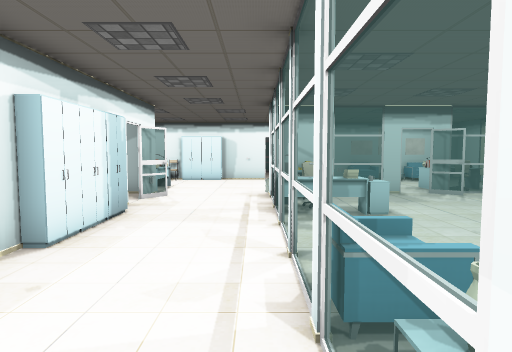
View 1 (above)

24 first-person views from a walk through a Unity game level. The camera is 1.4 m above the floor, tilts 4° down and sees 75° across. The floor is counted in squares, 1 m on a side. Each view is taken from the middle of a square. On the plan, view 1 faces up. The plan holds only what a view shows up to about 15 squares ahead; the rest is blank. The place goes on beyond the plan. The player is left out. Some animated figures are left out. Door leaves are left out, so doorways stand open. Some surface patterns are stand-ins.

View 2
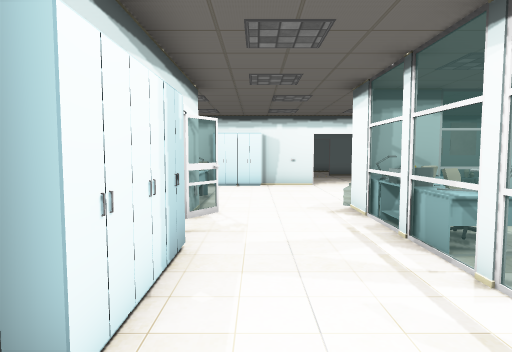

View 3
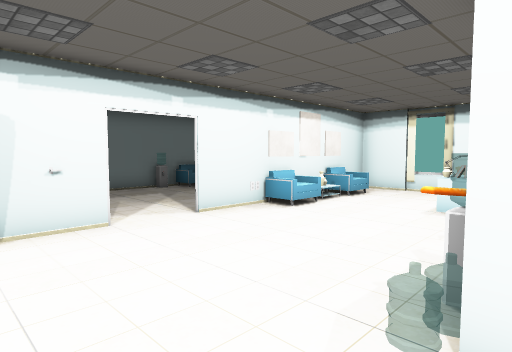

View 4
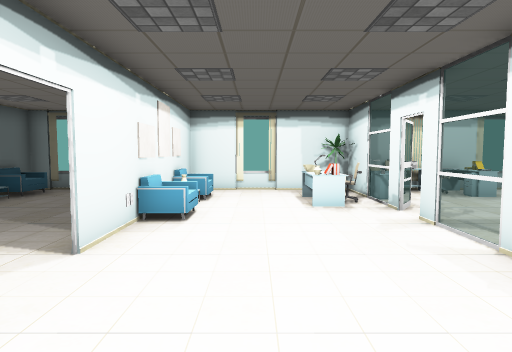

View 5
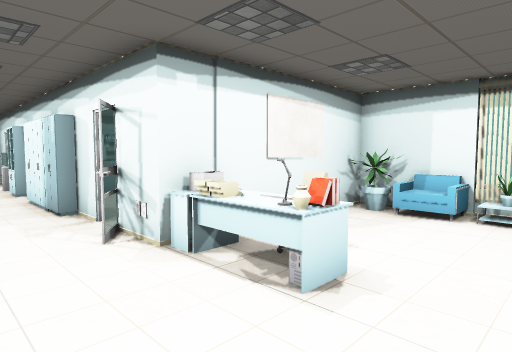

View 6
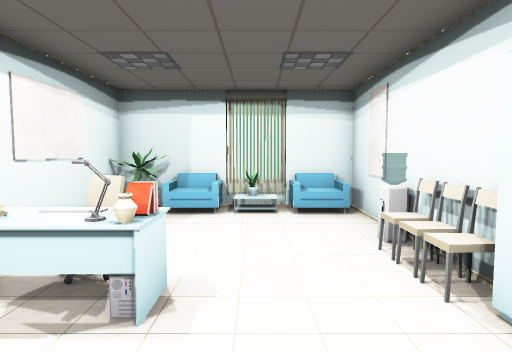

View 7
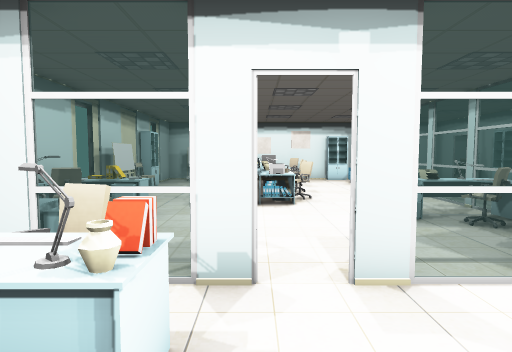

View 8
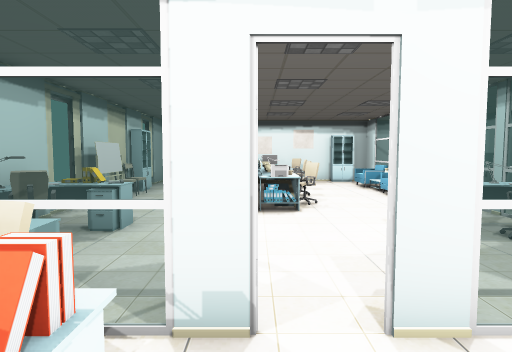

View 9
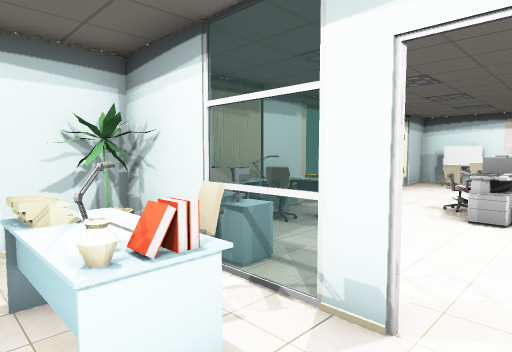

View 10
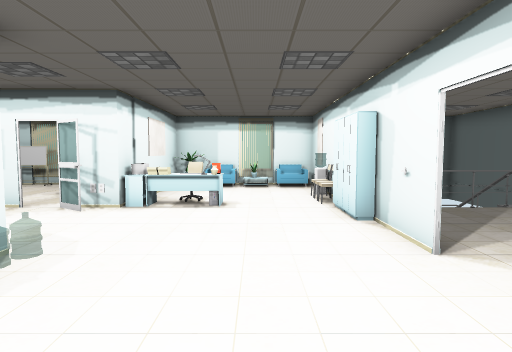

View 11
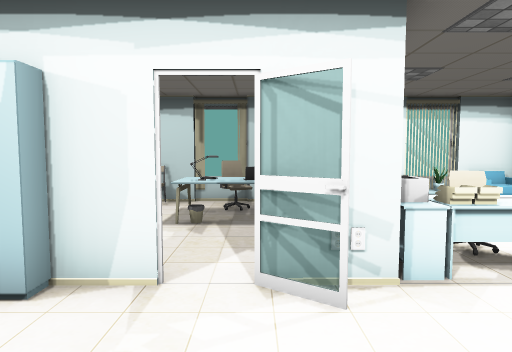

View 12
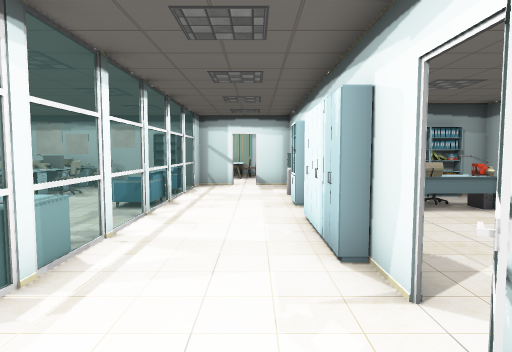

View 13
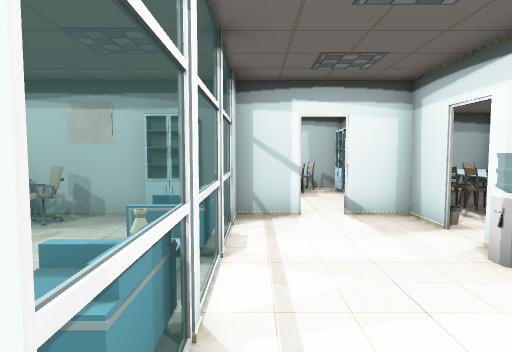

View 14
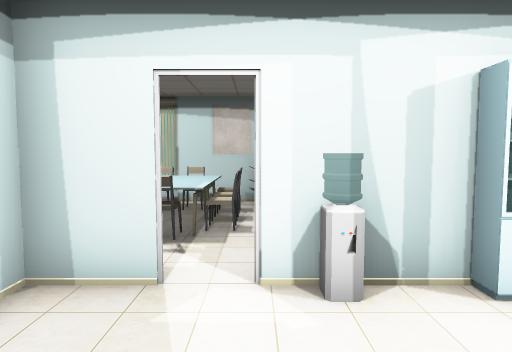

View 15
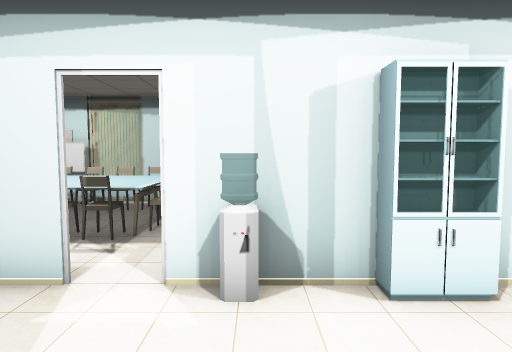

View 16
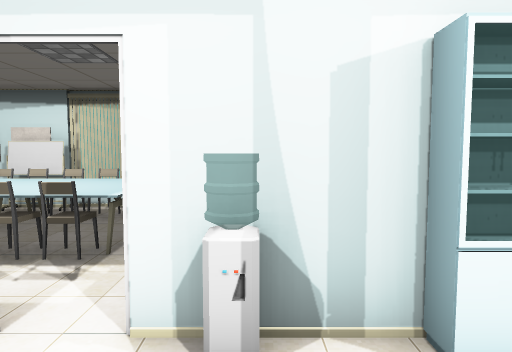

View 17
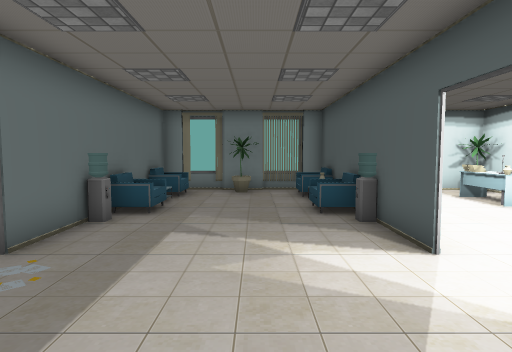

View 18
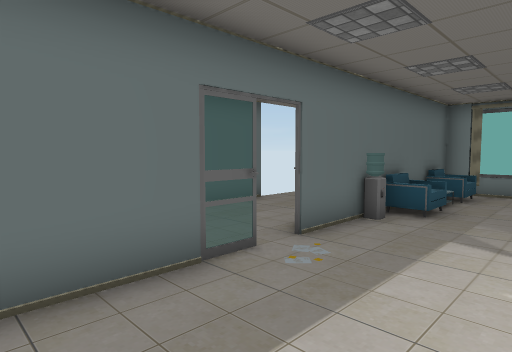

View 19
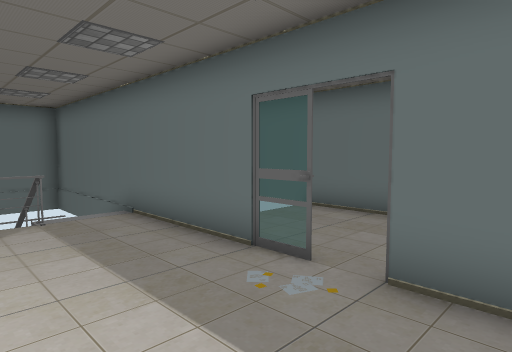

View 20
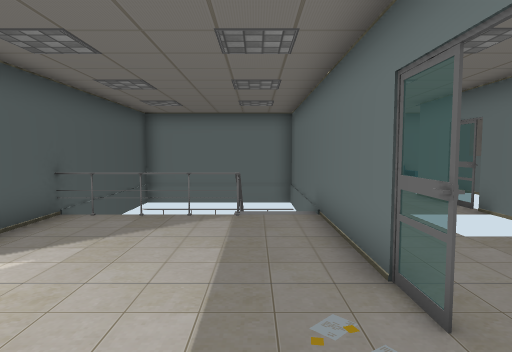

View 21
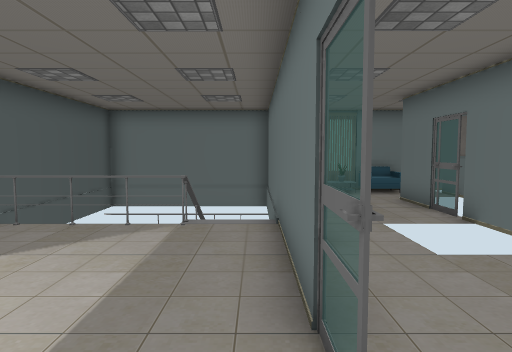

View 22
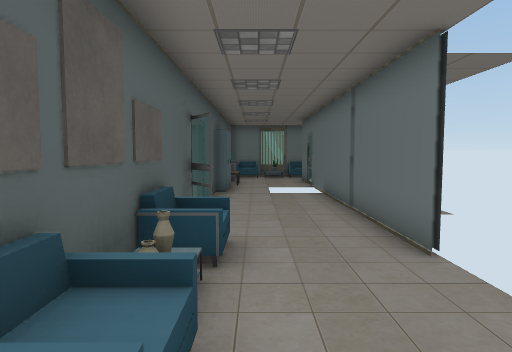

View 23
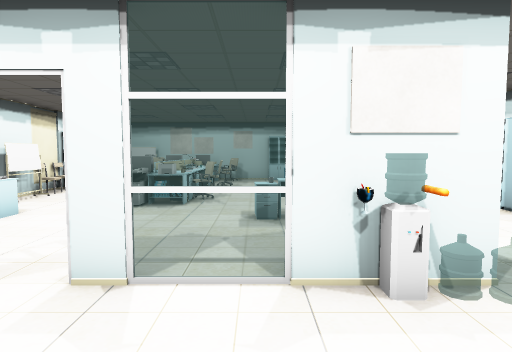

View 24
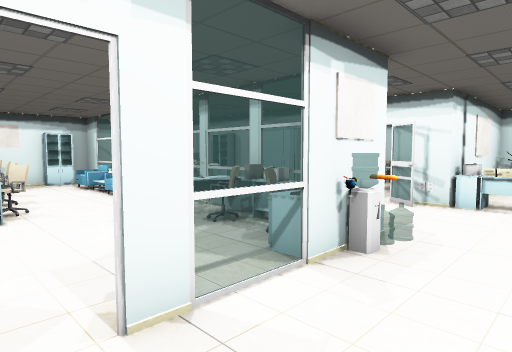

### Floor plan
Key: @ floor where view 1 was taken; # wall or solid block; . floor; / step, stairs or slope; D open door; = window, fence, low wall or low ledge; ^ raised ledge; v drop or lower ground; L lamp; T table; C chair; H thing the floor can be seen under or through; P printer; W water cooler; S poster; B bread; F flower; K keyboard; O other object.
Columns run from 10 left of view 1 to 11 right of it. Each row starts with its distance up from view 1.
 30 # ##
 29 # .#
 28 #=.   OO       #
 27 #v.OOOO#########...
 26 #O.....  ..........
 25 #    .............. .
 24 #### #####OO.O#C##SC##
 23 ##  ///........WC.OC##
 22  #  = =..............#
 21  #   ##=............F#
 20  #    # .............#
 19  #     #.............#
 18 #####  #.##DD##WC##C##
 17 ##..W ####.DD..C#OSC.#
 16 #v..C................#
 15 #F...................#
 14 #C....L..........L...#
 13 ##...CK..........KT.F#
 12 #F..##T#...BW==#.CC. #
 11 ## TT#OO... O==#OOTT #
 10 #CCOT.HO...OC .....C##
  9 #CCOT.HH...PC......CO#
  8 # TT..H#...O#^....TOO#
  7 #O.... #...TT=.....TT#
  6 #O.... #...=...TPP..##
  5 #O....##...=..C T ..O#
  4   #OOT##...=...TOT..C#
  3   TOOT#=...C..O  O..##
  2 #  C  ##...=...OTO..C#
  1 #######W...C..COT O.##
  0 #OCCC.O...@=..C#TO...
 -1 #STTT.##...=..C    . #
 -2 #.TTTC###..## S SS#O #
 -3 #.TTTC#=#O#   ###
 -4 #OTTTC  ..
 -5 #O TT

Positions as (right, up) in squares from view 1, and headings:
1: (0, 0), facing up
2: (-2, 3), facing up
3: (-2, 11), facing up-right
4: (-2, 15), facing right
5: (-1, 16), facing down-left
6: (-1, 15), facing left
7: (6, 15), facing down
8: (6, 14), facing down
9: (5, 14), facing down-right
10: (5, 15), facing left
11: (0, 10), facing left
12: (-2, 12), facing down
13: (0, 5), facing down
14: (0, 0), facing left
15: (0, 1), facing left
16: (-1, 1), facing left
17: (-2, 20), facing right
18: (-2, 20), facing up-right
19: (4, 20), facing up-left
20: (4, 22), facing left
21: (3, 23), facing left
22: (10, 25), facing left
23: (3, 15), facing down
24: (6, 14), facing down-left
